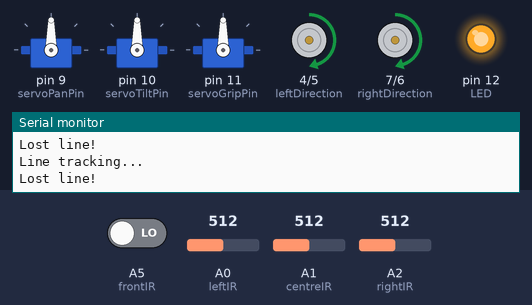
Recording of a sketch running on a simulated Arduino Uno, built with avr-gcc and run on an emulated ATmega328P. Parts: 3 × servo, direction and speed pins drawn as motors (green arrow = direction pin HIGH = forward, orange = LOW = backward, longer = more drive), output pins drawn as LEDs (lit = HIGH), the last lines printed to the serial monitor. The inputs (shaded band) are chosen by the test bench; at power-on: A0 (leftIR) = 512, A1 (centreIR) = 512, A2 (rightIR) = 512, A5 (frontIR) LOW.

Above: at 2.6 s.
2.7 s: A0 (leftIR) set to 966
5.7 s: A0 (leftIR) set to 993
At 6.2 s:
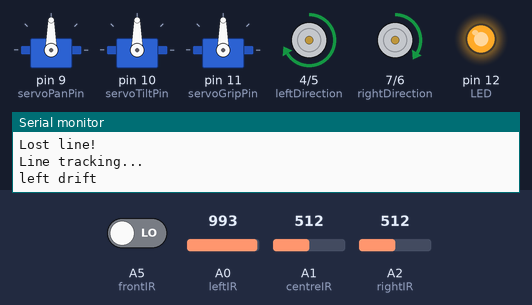
7.2 s: A1 (centreIR) set to 966
10.2 s: A1 (centreIR) set to 988
At 10.8 s:
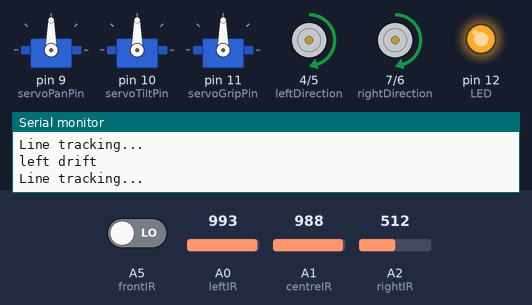
13.2 s: A2 (rightIR) set to 967
16.2 s: A2 (rightIR) set to 990
At 17.8 s:
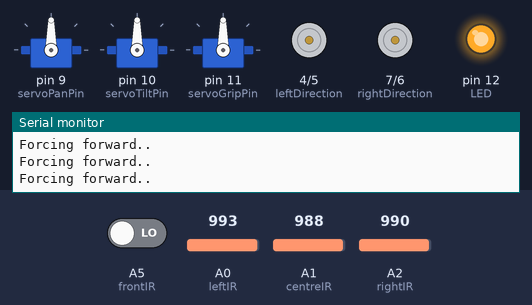
Timing chart, 0 to 20.2 s (numbered marks = the images above; inputs shaded):
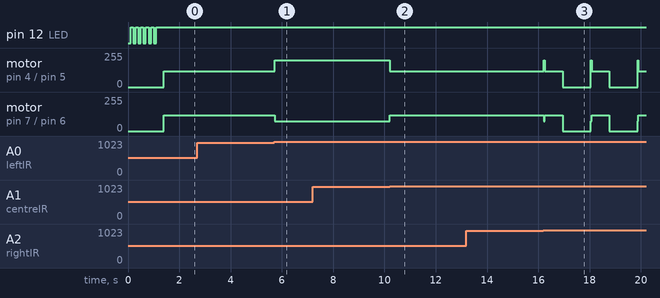

Measured:
- the behaviour switches between 980 and 981 on A0 (leftIR) (found by bisection; images 0 and 1)
- the behaviour switches between 979 and 980 on A1 (centreIR) (found by bisection; images 1 and 2)
- the behaviour switches between 980 and 981 on A2 (rightIR) (found by bisection; images 2 and 3)
- after the input at 5.7 s, motor on pin 4 (leftDirection) / pin 5 (leftSpeed): forward 120/255 → forward 200/255 at once; motor on pin 7 (rightDirection) / pin 6 (rightSpeed): forward 120/255 → forward 75/255 at once
- after the input at 7.2 s, every drawn part: stays the same
- after the input at 10.2 s, motor on pin 4 (leftDirection) / pin 5 (leftSpeed): forward 200/255 → forward 120/255 at once; motor on pin 7 (rightDirection) / pin 6 (rightSpeed): forward 75/255 → forward 120/255 at once
- after the input at 16.2 s, motor on pin 4 (leftDirection) / pin 5 (leftSpeed), motor on pin 7 (rightDirection) / pin 6 (rightSpeed): alternates forward 120/255 for 0.72 s and stopped for 1.1 s, starting after 0.75 s

The sketch:

competitionFinalCode.ino
```cpp
//Testing file for different functions
#include "functions.h"
#include <Servo.h>


//Digital

#define rightEncoder  3
#define leftDirection   4
#define leftSpeed     5
#define rightSpeed    6
#define rightDirection  7
#define receivePin    8
#define servoPanPin   9
#define servoTiltPin  10
#define servoGripPin  11
#define LED       12
#define transmitPin   15

//Analog
#define leftIR            A0
#define centreIR          A1
#define rightIR           A2
#define gripSensor        A3
#define bumper            A4
#define frontIR           A5

int startingPosition = -1;

void setup(){
    Init();
    startingPosition = 1;
    //startingPosition = getStartingPosition();
    waitButton();
    Serial.begin(9600);  //Serial Monitor will be used throughout testing to see whats happening
}

void loop(){
//  switch(startingPosition){
//    case 1:
//      completeRoute1();
//      break;
//     default:
//      //
//      break;
//  }
//	forward(1);
//  rotate(1);
	//keep loop empty so that we can test things


//  Serial.print(analogRead(leftSpeed));
//  Serial.print("\t");
//  Serial.print(analogRead(rightSpeed));
//  Serial.print("\t");
  forward(1);
  Serial.print(analogRead(leftIR));
  Serial.print("\t");
  Serial.print(analogRead(centreIR));
  Serial.print("\t");
  Serial.print(analogRead(rightIR));
  Serial.print("\t");
  Serial.print(digitalRead(frontIR));
  Serial.print("\n");
  delay(100);

}
```

QSerial.cpp
```cpp
/*
  QSerial.cpp - 300 baud IR serial library
  Adapted from SoftwareSerial by Stan Simmons.
  Variables that are internal to the library have
  names that start with an underscore (a legal character)
  to make them stand out to the user.
*/

/*
*****************************************************************************
* Includes
*****************************************************************************
*/

#include "Arduino.h"
#include "QSerial.h"

/*
*****************************************************************************
* Constructor
*****************************************************************************
*/

QSerial::QSerial()
{
  _receivePin = -1; //not attached yet
  _transmitPin = -1;//not attached yet
}

/*
*****************************************************************************
* User API
*****************************************************************************
*/

void QSerial::attach(int receivePin, int transmitPin)
{
  _receivePin = receivePin;
  _transmitPin = transmitPin;
  _baudRate = 300;
  _bitPeriod = 1000000 / _baudRate;// in microseconds

  digitalWrite(_transmitPin, LOW); //will hold IR transitter's 555 in reset state (IDLE)
}

void QSerial::detach()
{
  _receivePin = -1; //not attached
  _transmitPin = -1; //not atatched
}


int QSerial::receive(int timeout_msecs)
{ //returns 0 if no byte, or if not attached
  //returns received byte value unless an error(then returns -1 or -2)
  int val = 0;
  long totwait_usecs=0;
  int offset;
  int bitDelay = _bitPeriod - clockCyclesToMicroseconds(50); // each loop is about 50 cycles
  // one byte of serial data (LSB first)
  // ...--\    /--\/--\/--\/--\/--\/--\/--\/--\/--...
  //	 \--/\--/\--/\--/\--/\--/\--/\--/\--/
  //	start  0   1   2   3   4   5   6   7 stop

    if( _receivePin== -1) //not attached?
	return 0;
    //loop waiting for start bit (subject to timeout if no start bit seen)
    while (digitalRead(_receivePin)==HIGH && totwait_usecs < 1000*timeout_msecs )
    {
	//wait in chunks of 1/30'th of a bit duration
	totwait_usecs += _bitPeriod/30;
	delayMicroseconds(_bitPeriod/30);
    }

    if(digitalRead(_receivePin) == HIGH) //if still IDLE
	return 0; //nothing received, so use return 0 value
    //ELSE keep going to verify start bit and receive rest of bits

    //FIRST, confirm that this is a real start bit
    // byte start indicated by a falling edge and low start bit
    // jump to the middle of the low start bit
    delayMicroseconds(_bitPeriod/2);
    if(digitalRead(_receivePin) != LOW) //if not still LOW
	 return -1; //must have been a false start, so return -1 value

    // offset of the bit in the byte: from 0 (LSB) to 7 (MSB)
    for (offset = 0; offset < 8; offset++)
    {
	// jump to middle of next bit
	delayMicroseconds(bitDelay);
	// read bit and "OR" it into the result at the proper bit offset
	val = val | digitalRead(_receivePin) << offset;
    }
    delayMicroseconds(_bitPeriod); //wait for stop bit
    if(digitalRead(_receivePin) != HIGH) //missing expected HIGH for stop bit?
	 return -2; //framing error, so return -2 value
    else
	return val; //return byte value
}

void QSerial::transmit(byte b)
{  //uses inverted levels so it can directly drive a 555's active-low reset pin

  int bitDelay;
  byte mask;

   if(_transmitPin== -1) //not attached?
	return; //do nothing

  digitalWrite(_transmitPin, HIGH); //turn ON 555 for start bit transmission (receiver will go LOW)
  delayMicroseconds(_bitPeriod);

  bitDelay = _bitPeriod - clockCyclesToMicroseconds(50); // each loop is about 50 cycles
  for (mask = 0x01; mask; mask <<= 1)
  {
    if (b & mask) // get the next bit
      digitalWrite(_transmitPin,LOW); // a bit '1' is transmitted as absence of IR (555 is reset)
    else
      digitalWrite(_transmitPin,HIGH); //  a bit '0' is transmitted as presence of IR (555 is enabled)
    delayMicroseconds(bitDelay);
  }
  digitalWrite(_transmitPin, LOW); //tack on the "STOP" bit (receiver will go HIGH)
  delayMicroseconds(_bitPeriod);
}
```

QSerial.h
```cpp
//QSerial - 300 baud IR serial library
//Adapted from SoftwareSerial by Stan Simmons.


//next bit are directives to make sure the compiler only processes
//this .h file once  even if there are multiple #include's
#ifndef QSerial_h
#define QSerial_h

typedef unsigned char byte;

class QSerial
{
  private:
    int _receivePin;
    int _transmitPin;
    int _baudRate; //in bits per second
    int _bitPeriod; //in usecs
  public:
    QSerial(); //minimalist constructor
    void attach(int rxpin, int txpin); //associates the pins
    void detach(); //disassociates the pins
    int receive(int timeout_msecs); //receives IR-detected output on rxpin (subject to timeout)
    void transmit(byte bval); //transmits immediately the bits of bval on txpin (inverted)
};

#endif
```

functions.h
```cpp
//functions header file for robot code

/*  to do
- Brent - get bluetooth serial working for testing, interrupt for bumpers
- Adam - intersection thing
- Juliana Matrix thing, keep working on failsafe for IR
- Connor look into Line following code
	- write a function so if we put it diagonally it will straighten and follow line

ILC 317 at 8:30 Sunday
ILC 317 at 3:30 on Monday
ILC 317 8:30 on Monday
ILC 317 at 5:30 to 11:30

fail safe functions to implement
- if IR Beacon doesn't work
- collision detection (front facing IR). Maybe with interrupts idk
-
-
*/

#include "Arduino.h"
#include <Servo.h>
#include "QSerial.h"
#include <math.h>

//Digital
#define BTRecieve		0
#define BTTransmit		1
#define leftEncoder   	2
#define rightEncoder  	3
#define leftDirection   4
#define leftSpeed     	5
#define rightSpeed    	6
#define rightDirection  7
#define receivePin    	8
#define servoPanPin   	9
#define servoTiltPin  	10
#define servoGripPin  	11
#define LED       		12
#define transmitPin   	15

//Analog
#define leftIR            A0
#define centreIR          A1
#define rightIR           A2
#define gripSensor        A3
#define bumper            A4
#define frontIR           A5

QSerial IRReceiver;
Servo servoGrip, servoTilt, servoPan;

//----------IR Line Sensing -----------------
int L = 0;
int M = 0;
int R = 0;
int IRValues[3] = {0, 0, 0};
const int IRThresh = 980; //TESTED
const int intersectionDriftTime = 100;
//---------------------------------------------

//---------Encoder Starting Values------------- should we use these?
int LCount = 0;
int RCount = 0;
//---------------------------------------------

//Bumper values
const int bothBumpersHit = 0; //encoder circuit on analog pin

//---------TUNING VALUES------------------------
const int intersectionDelay = 700;
const int wallThreshold = 200;
int collisionThreshold = 580;
int gripThres = 700; //Test
int maxAngle = 150;

int forwardSpeedLeft = 120; //retune on competition day
int forwardSpeedRight = 120; //retune on competition day

int rotateSpeedLeft = 120;
int rotateSpeedRight = 120;

int rotateStartDelay = 600;

int leftBumpThres = 200; //if under 200 its left bumper
int rightBumpThres = 400; //if greater than 400 its right
int bothBumpers = 0; //if both bumpers are pressed
//-------------------------------------------------

//Matrix Stuff
typedef struct {
	int x;
	int y;
	int direction;
} position;

position currentPosition = {0, 0, 0};
position balls[15] = {
	{ 4, 0, 3},{ 3, 0, 3},{ 2, 0, 3},{ 1, 0, 3},{ 0, 0, 3},
	{ 0, 0, 0},{ 0, 1, 0},{ 0, 2, 0},{ 0, 3, 0},{ 0, 4, 0},
	{ 4, 4, 1},{ 3, 4, 1},{ 2, 4, 1},{ 1, 4, 1},{ 0, 4, 1}
};

position routeTest[2] = {};

//All Function protocols
//Starting
void blink();
void Init();
void waitButton();
int getStartingPosition();

//Driving
int intersection(); //I think this works *test it*
void forward(int number); // need to update intersection
bool collisionDetected();
void centerOnInt();
void backward(); //maybe
bool lostLine();
void findLine();
void move(int direction, long speed); //combine forward and backward into this
void followLine();
bool notAtInt();
void rotate(int direction);
void stop();
//Servo
void pickUp();
void drop();
bool grab(int angleToRotate);
//Matrix
void movePosition(int final[]);
void completePass(int route[][2], int routeLength);
void completeRoute(int startPoint);
//-------------------------------------------------

//Starting Functions
void blink(){
  //blink LED 3 times, will be useful when watching how code functions
  for(int i = 0; i < 3; i++){
    digitalWrite(LED, LOW);
    delay(100);
    digitalWrite(LED, HIGH);
    delay(100);
  }
}

void Init(){
  //Digital Pins
  //attachInterrupt(bumperInterupt, stop, FALLING);
//    pinMode(rightEncoder, INPUT);
    pinMode(leftDirection, OUTPUT);
    pinMode(leftSpeed, OUTPUT);
    pinMode(rightSpeed, OUTPUT);
    pinMode(rightDirection, OUTPUT);
  pinMode(receivePin, INPUT);
  //Servo Motor Controls
  servoPan.attach(servoPanPin);
  servoTilt.attach(servoTiltPin);
  servoGrip.attach(servoGripPin);
  servoPan.write(90);
  servoTilt.write(90);
  servoGrip.write(90);
    pinMode(LED, OUTPUT);

  //Analog Pins
    pinMode(leftIR, INPUT);
    pinMode(centreIR, INPUT);
    pinMode(rightIR, INPUT);
  pinMode(gripSensor, INPUT);
  pinMode(bumper, INPUT);
 pinMode(frontIR, INPUT);
  IRReceiver.attach(receivePin, transmitPin); //transmit is random
  blink(); //will blink when setup is complete
  Serial.begin(9600);
}

void waitButton(){ //for testing, remove wrapper for competition
	while(true){
		if(analogRead(bumper) < 550){
		Serial.print("Pushbutton pressed");
		blink();
		delay(200);
		return;
        }

		Serial.println("Waiting for press");
    }
}

int getStartingPosition(){
  //Function that recieves the signal from the IR Beacon.
  //Once it has received the same char 10 times it will allow the program to initialize

  int counter = 0;
  int prevTemp = 0;
  int temp = IRReceiver.receive(200); //receive the IR ASCII
  char start; //placeholder for starting position

  do
  {
    if(temp > 0 && temp < 60){ //valid character coming in
      if(prevTemp == temp){
        counter++;
      }

      //Last iteration!
      if(counter == 10){
        start = (int)temp; //We have our starting position
        Serial.println("Starting position is: " + start);
      }
    }
    prevTemp = temp;
  } while (counter <= 10);

  delay(500);
  return int (start);
}
//-------------------------------------------------

//Driving Functions
void forward(int num){ //function drives from one intersection to the next
  Serial.println("Driving forward...");
  digitalWrite(leftDirection, HIGH);
  digitalWrite(rightDirection, HIGH);
  for(int i = 0; i < num; i++){
  int timer = millis();
  bool flag1 = true;
  do {
      analogWrite(leftSpeed, forwardSpeedLeft);
      analogWrite(rightSpeed, forwardSpeedRight);
      followLine();
	    flag1 = notAtInt();
//      if(millis() < timer + 1000){
//        flag1 = true;
//      }
      if(lostLine()){
        Serial.println("Lost line!");
      }

 	      if(collisionDetected()){
          Serial.println("Collision detected");
          stop();
          delay(2000);
        }
	} while(flag1);

  Serial.println("At Next Intersection!");
  centerOnInt();
  stop();
  delay(1000);
  }
  //some code to check if were at the point we want to be at or if it was just detecting a collision?
}

void centerOnInt(){
  int timer = millis();
  while(millis() < (timer + intersectionDelay)){
    Serial.println("Forcing forward..");
    analogWrite(leftSpeed, forwardSpeedLeft);
    analogWrite(rightSpeed, forwardSpeedRight);
  }
}

bool lostLine(){
  int L = analogRead(leftIR);
  int C = analogRead(centreIR);
  int R = analogRead(rightIR);
  if (L < IRThresh && C < IRThresh && R < IRThresh)
  {
    return true;
  }
  else
  {
    return false;
  }
}

void findLine(){
  //backtrack and find the line code
  int L = analogRead(leftIR);
  int C = analogRead(centreIR);
  int R = analogRead(rightIR);
  bool noLine = true;                                       //check if it detects a line on any of the 3 sensors
  digitalWrite(leftDirection, LOW);                         // set direction backwards
  digitalWrite(rightDirection, LOW);
  while(noLine){
    if (L < IRThresh && C < IRThresh && R < IRThresh)       //once it finds the line, exit the loop and execute follow line code
    {
      analogWrite(leftSpeed, forwardSpeedLeft);
      analogWrite(rightSpeed, forwardSpeedRight);
    }
    else {
      Serial.println("Found line");
      stop();
      noLine=false;
    }
  }
  //followLine();
}

bool collisionDetected(){
  if (digitalRead(frontIR) == 1){
    return true;
  }
  return false;
}

void followLine(){ //still needs to debug
 Serial.println("Line tracking...");
  int L = analogRead(leftIR);
  int C = analogRead(centreIR);
  int R = analogRead(rightIR);

  if (L > IRThresh)
  {
    Serial.println("left drift");

    int rSpeed = 75;
    int lSpeed = 200;
    analogWrite(leftSpeed, lSpeed);
    analogWrite(rightSpeed, rSpeed);

    while(analogRead(centreIR) < IRThresh){
      //
    }
  }
  else if(R > IRThresh)
  {
    Serial.println("right drift");
    int lSpeed = 75;
    int rSpeed = 200;
    analogWrite(leftSpeed, lSpeed);
    analogWrite(rightSpeed, rSpeed);

    while(analogRead(centreIR) < IRThresh ){
      //
    }
  }
  else
  {
  }
}

bool notAtInt(){
  int L = analogRead(leftIR);
  int C = analogRead(centreIR);
  int R = analogRead(rightIR);
  if (L > IRThresh && C > IRThresh && R > IRThresh)
  {
    return false;
  }
  else
  {
    return true;
  }
}

void rotate(int angle){
	//Rotate function
  switch(angle){
    case 1:
      Serial.println("Turning Right");
      delay(100);
      digitalWrite(leftDirection, LOW);
      digitalWrite(rightDirection, HIGH);

        analogWrite(leftSpeed, forwardSpeedLeft);
        analogWrite(rightSpeed, forwardSpeedRight);

      delay(1000);
      while(analogRead(centreIR) < IRThresh)
      {
        //rotating
      }
      Serial.println("Turned Right");
      stop();
      break;

    case 0:
      //This is for rotating 180 degrees
      Serial.println("Turning around");
      delay(100);
      digitalWrite(leftDirection, LOW);
      digitalWrite(rightDirection, HIGH);

        analogWrite(leftSpeed, forwardSpeedLeft);
        analogWrite(rightSpeed, forwardSpeedRight);

      delay(1000);
      while(analogRead(centreIR) < IRThresh)
      {
        //rotating
      }
      //Fix to ensure always turns 180 with a timer!
      Serial.println("Turned Right");
      stop();
      break;

    case -1:
      digitalWrite(leftDirection, HIGH);
      digitalWrite(rightDirection, LOW);

      analogWrite(leftSpeed, forwardSpeedLeft);
      analogWrite(rightSpeed, forwardSpeedRight);

      delay(500);
      while(analogRead(centreIR) < IRThresh)
      {
        //rotating
      }
      stop();
      break;
    }
  }

void stop(){
  analogWrite(leftSpeed, 0);
  analogWrite(rightSpeed, 0);
}

void backTrack(){
	digitalWrite(leftDirection, LOW);
      digitalWrite(rightDirection, LOW);
	  analogWrite(leftSpeed, forwardSpeedLeft);
      analogWrite(rightSpeed, forwardSpeedRight);

	  int time = millis();
	  while(millis() < (time + wallThreshold)){
	  }

}

void drive(){
	digitalWrite(leftDirection, HIGH);
      digitalWrite(rightDirection, HIGH);
	  analogWrite(leftSpeed, forwardSpeedLeft);
      analogWrite(rightSpeed, forwardSpeedRight);
}

//-------------------------------------------------

//SERVO Functions
void pickUp(){
  servoTilt.write(180);
	while(analogRead(bumper) != 0){
		drive();
    followLine();
	}
	stop();
	backTrack();
	stop();
  servoGrip.write(0);
  servoTilt.write(70);
	int grip = 0;
  int gripThres = 1023;
  int currentAngle = 0;
  while(grip < gripThres)
  {
    grip = analogRead(gripSensor);
    Serial.println(grip);
    currentAngle++; //increase angle for servo grip (make it close)
    servoGrip.write(currentAngle);
    delay(40);
  }
  servoTilt.write(160);
  delay(5000);
	rotate(1);
  rotate(1);
}

void drop(){
	servoTilt.write(180);
  while(analogRead(bumper) != 0){
    drive();
  }
  stop();
	delay(200);
	servoTilt.write(180);
	delay(500);
	servoTilt.write(0);
	delay(100);
  servoGrip.write(0);
  rotate(1);
}
//-------------------------------------------------

//MATRIX Functions
void path1_ball1(){
  //straight through
  forward(5);
  pickUp();
  forward(5);
  drop();
}

void completeRoute1(){
  path1_ball1();
//  path1_ball2();
//  path1_ball3();
//  path1_ball4();
}
```
